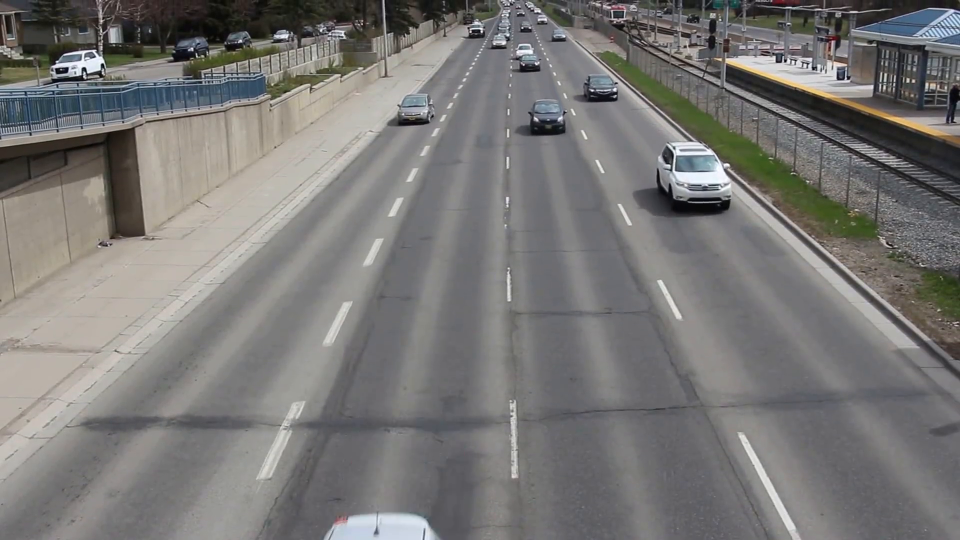
#> input picture frame 13 of vlv.mp4, 1920 x 1080 px, given in place of roaddrive.mp4, which was not available (shown at 1/2 size)
$ python detector.py
#> lines starting #> are read from the running program, lines starting #| are printed output that depends on the picture; after the words box and inside, x2 and y2 are one past the last pixel; in counts of white or black regions, pixels touching at a corner belong together; pictures that were not available may be replaced by others from this repository, and a replacement may not be noted
import matplotlib.pyplot as plt
import cv2 as cv
import numpy as np

cap = cv.VideoCapture('roaddrive.mp4')

def region_of_interest(image, vertices):
    mask = np.zeros_like(image)
    match_mask_color = 255
    cv.fillPoly(mask, vertices, match_mask_color)
    masked_image = cv.bitwise_and(image, mask)
    return masked_image

# [5 lines of commented-out code are left out]

while cap.isOpened():
    image = cap.read()[1]
#> image is the input picture: shape (1080, 1920, 3); mean B, G, R 117.9, 119.5, 120.9
    # image = cv.cvtColor(image, cv.COLOR_BGR2RGB)
    height = image.shape[0]
#> height = 1080
    width = image.shape[1]
#> width = 1920
    region_of_interest_vertices = [
        (1, 300),
        (300,242),
        (331, 244),
        (469, 358)
    ]
    gray = cv.cvtColor(image, cv.COLOR_BGR2GRAY)
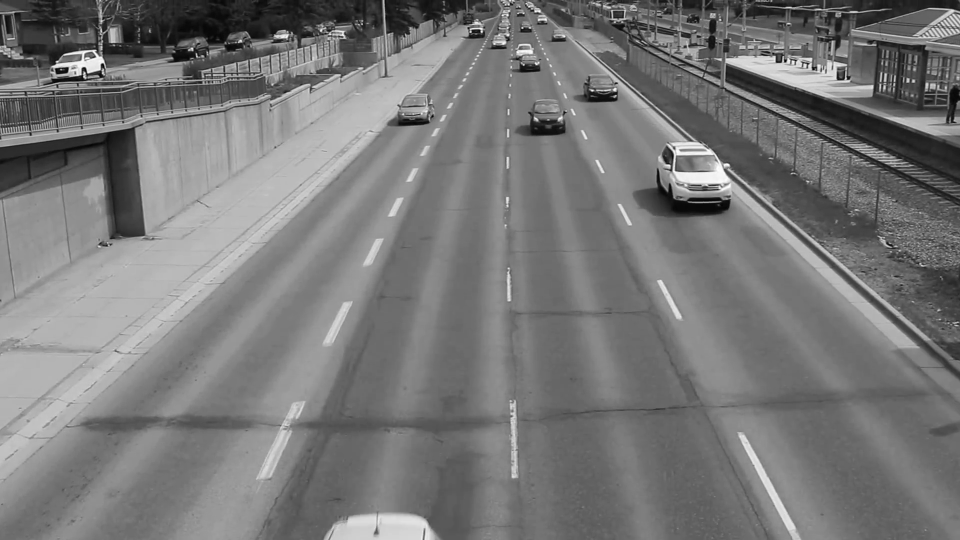
#> gray: shape (1080, 1920) (shown at 1/2 size); min 0, max 255, mean 119.8
    blur = cv.GaussianBlur(gray, (3, 3), 20)
    edges = cv.Canny(blur, 100, 200)
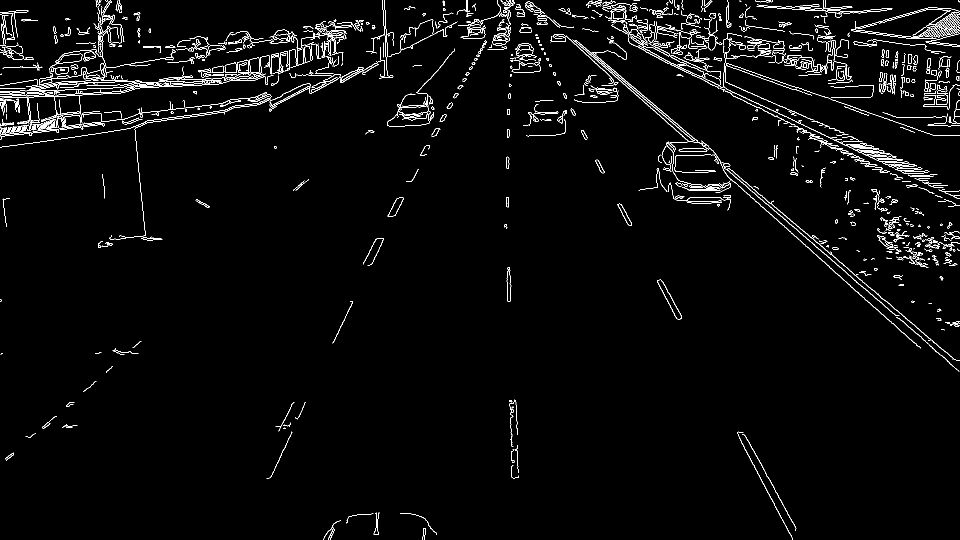
#> edges: shape (1080, 1920) (shown at 1/2 size); 2.6% white in thin lines or dots
    cropped_image = region_of_interest(edges, np.array([region_of_interest_vertices], np.int32))
#> in region_of_interest, `cv.fillPoly(mask, vertices, match_mask_color)`:
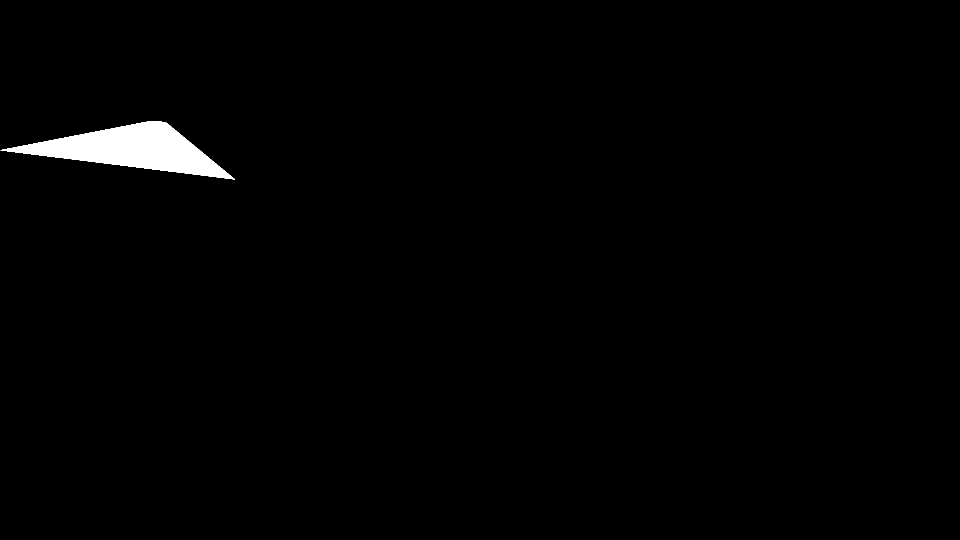
#> mask: shape (1080, 1920) (shown at 1/2 size); 1.2% white; 1 white region, box (x1, y1, x2, y2) and area: (1, 242, 470, 359) 24340
#> in region_of_interest, `masked_image = cv.bitwise_and(image, mask)`:
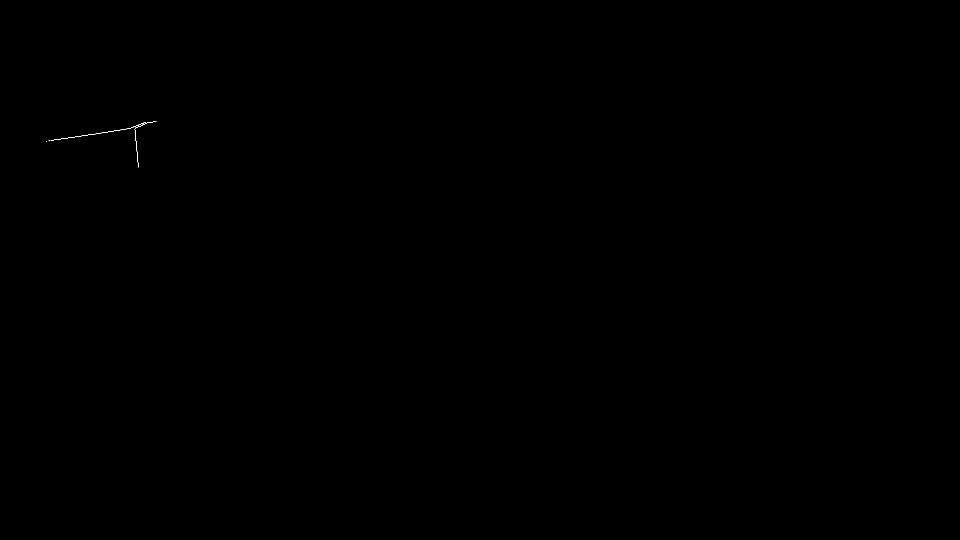
#> masked_image: shape (1080, 1920) (shown at 1/2 size); 0.02% white in thin lines or dots, all inside (x1, y1, x2, y2) = (92, 243, 313, 335)

    lines = cv.HoughLinesP(cropped_image, 1, np.pi / 100, 100, minLineLength=100, maxLineGap=10)
#> lines = [[128, 277, 275, 254]]
    try:
        for line in lines:
            x1, y1, x2, y2 = line[0]
            cv.line(image, (x1, y1), (x2, y2), (0, 0, 255), 2)
#> this loop made 1 pass
    except:
        continue
    cv.imshow('imshow', image)
    if cv.waitKey(30) == 27:
#> (key Esc is pressed here)
        break

# [22 lines of commented-out code are left out]
cap.release()
cv.destroyAllWindows()

$ run again, starting later in the video
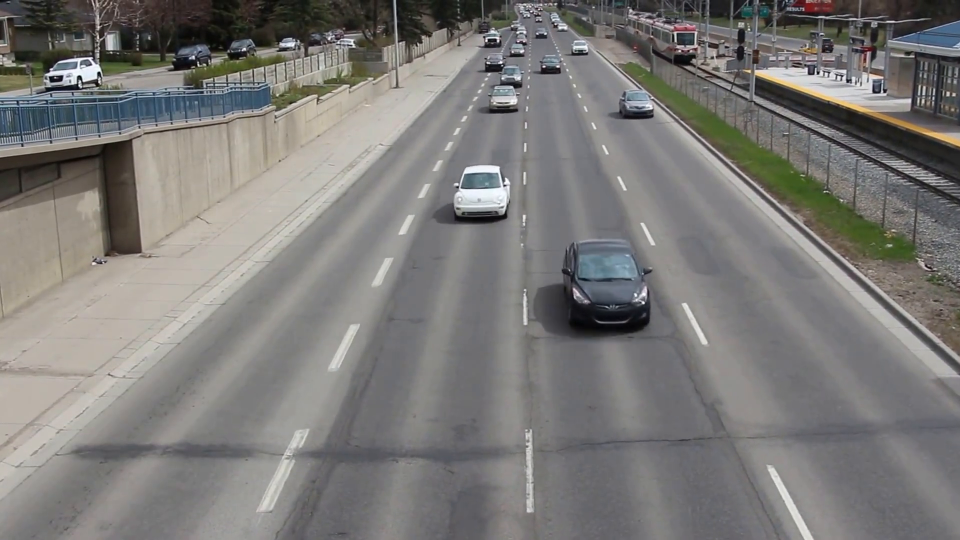
#> input picture frame 62 of vlv.mp4, 1920 x 1080 px, given in place of roaddrive.mp4, which was not available (shown at 1/2 size)
#> image is the input picture: shape (1080, 1920, 3); mean B, G, R 120, 122.2, 123.9
#> `edges = cv.Canny(blur, 100, 200)`:
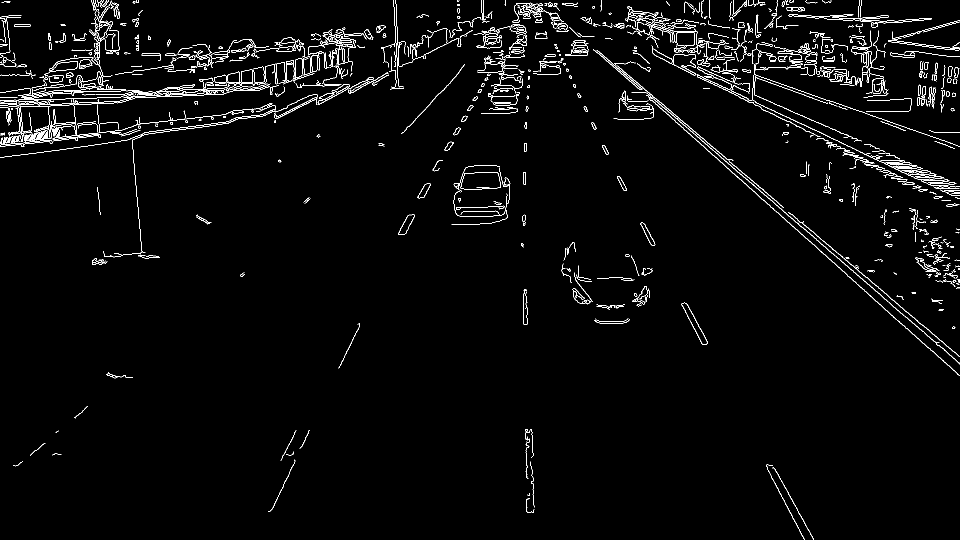
#> edges: shape (1080, 1920) (shown at 1/2 size); 2.5% white in thin lines or dots
#> mask: shape (1080, 1920); 1.2% white; 1 white region, box (x1, y1, x2, y2) and area: (1, 242, 470, 359) 24340
#> masked_image: shape (1080, 1920); 0.05% white in thin lines or dots, all inside (x1, y1, x2, y2) = (42, 243, 351, 334)
#> lines = None
#> height = 1080
#> width = 1920
#> region_of_interest_vertices = [(1, 300), (300, 242), (331, 244), (469, 358)]
#> edges: shape (1080, 1920); 2.4% white in thin lines or dots
#> masked_image: shape (1080, 1920); 0.05% white in thin lines or dots, all inside (x1, y1, x2, y2) = (42, 243, 353, 334)
#> height = 1080
#> width = 1920
#> region_of_interest_vertices = [(1, 300), (300, 242), (331, 244), (469, 358)]
#> height = 1080
#> width = 1920
#> region_of_interest_vertices = [(1, 300), (300, 242), (331, 244), (469, 358)]
#> height = 1080
#> width = 1920
#> region_of_interest_vertices = [(1, 300), (300, 242), (331, 244), (469, 358)]
#> height = 1080
#> width = 1920
#> region_of_interest_vertices = [(1, 300), (300, 242), (331, 244), (469, 358)]
#> height = 1080
#> width = 1920
#> region_of_interest_vertices = [(1, 300), (300, 242), (331, 244), (469, 358)]
#> height = 1080
#> width = 1920
#> region_of_interest_vertices = [(1, 300), (300, 242), (331, 244), (469, 358)]
#> height = 1080
#> width = 1920
#> region_of_interest_vertices = [(1, 300), (300, 242), (331, 244), (469, 358)]
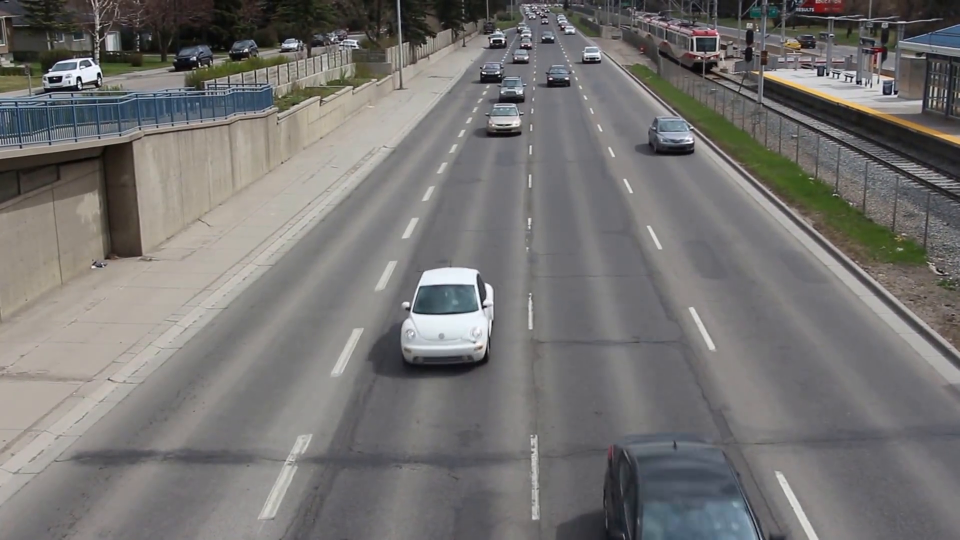
#> input picture frame 71 of vlv.mp4, 1920 x 1080 px, given in place of roaddrive.mp4, which was not available (shown at 1/2 size)
#> height = 1080
#> width = 1920
#> region_of_interest_vertices = [(1, 300), (300, 242), (331, 244), (469, 358)]
#> lines = [[70, 309, 208, 291]]
#> the loop `for line in lines:` made 1 pass

$ run again, starting later in the video
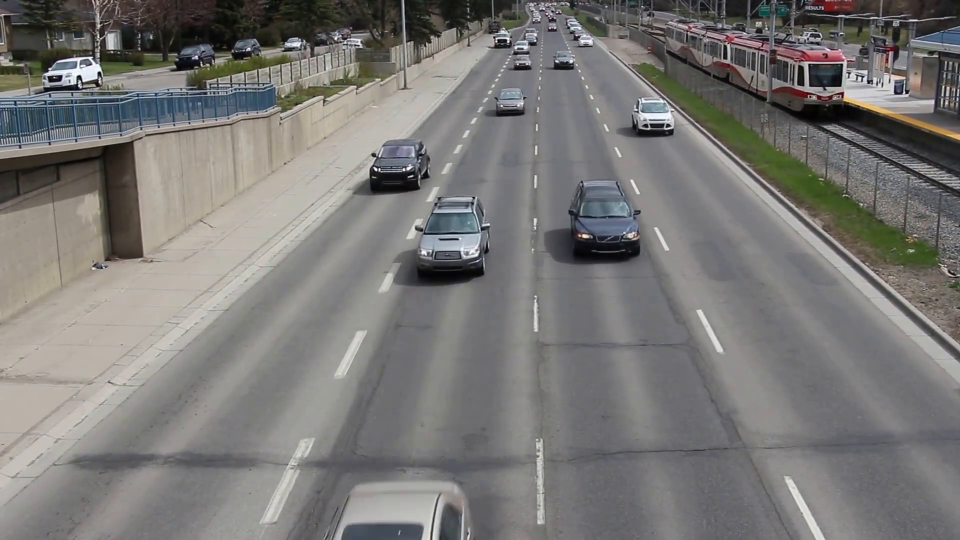
#> input picture frame 111 of vlv.mp4, 1920 x 1080 px, given in place of roaddrive.mp4, which was not available (shown at 1/2 size)
#> image is the input picture: shape (1080, 1920, 3); mean B, G, R 118.1, 120, 121.8
#> `gray = cv.cvtColor(image, cv.COLOR_BGR2GRAY)`:
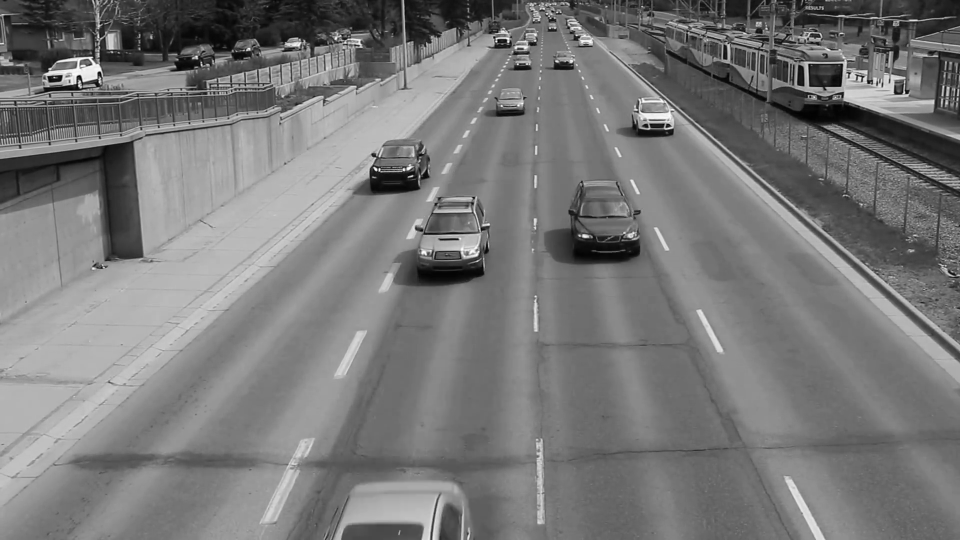
#> gray: shape (1080, 1920) (shown at 1/2 size); min 0, max 255, mean 120.4
#> `edges = cv.Canny(blur, 100, 200)`:
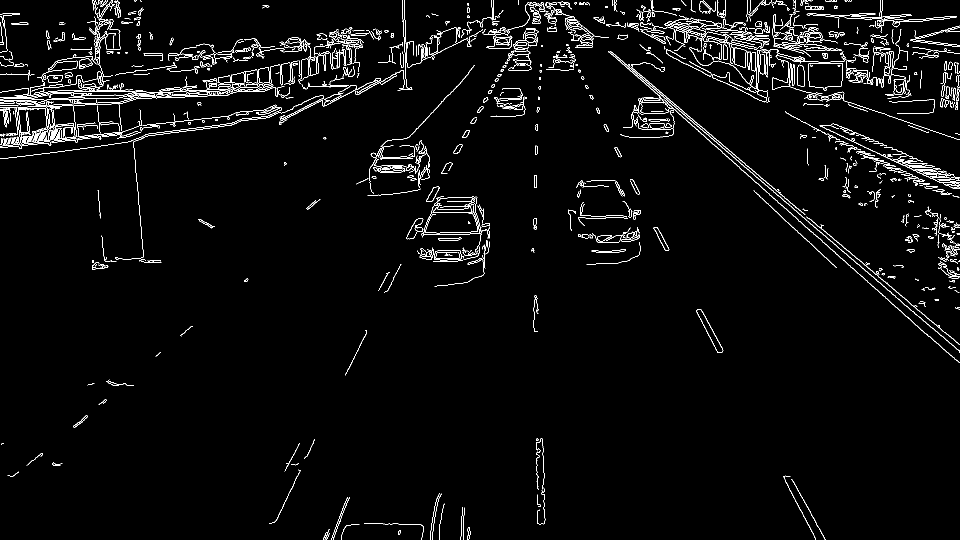
#> edges: shape (1080, 1920) (shown at 1/2 size); 2.9% white in thin lines or dots
#> mask: shape (1080, 1920); 1.2% white; 1 white region, box (x1, y1, x2, y2) and area: (1, 242, 470, 359) 24340
#> masked_image: shape (1080, 1920); 0.06% white in thin lines or dots, all inside (x1, y1, x2, y2) = (37, 245, 356, 334)
#> lines = [[50, 290, 157, 279]]
#> the loop `for line in lines:` made 1 pass
